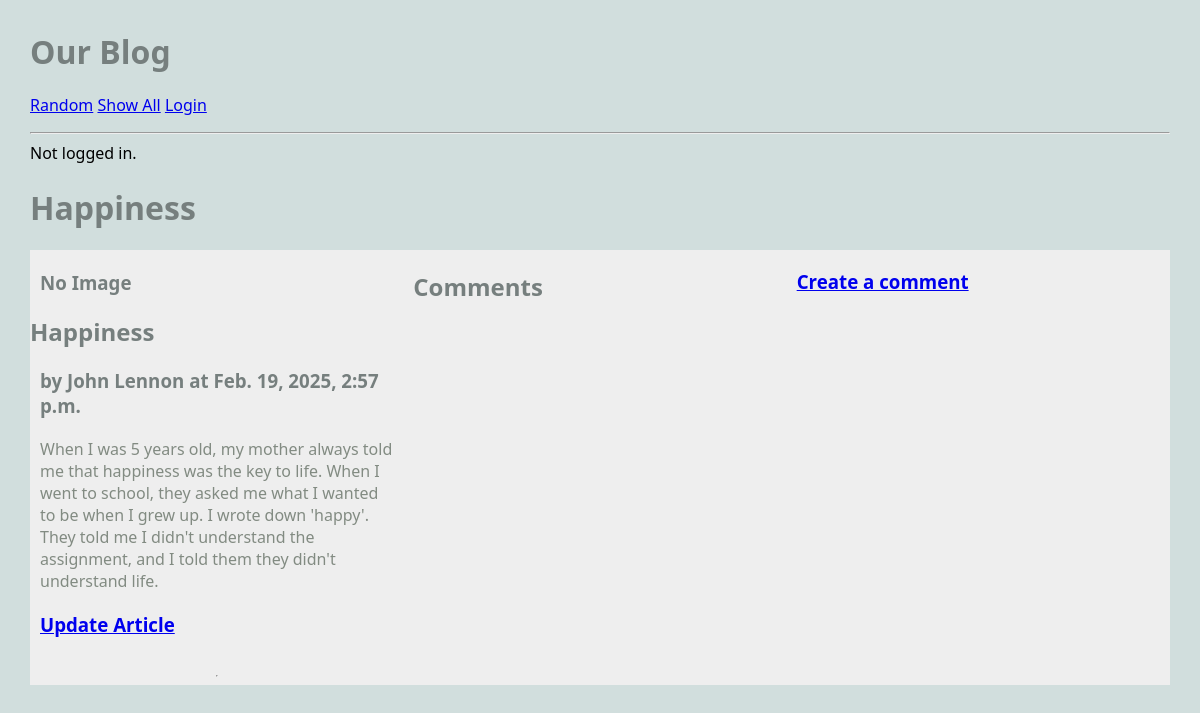
The app's page /blog/article/1, older data.
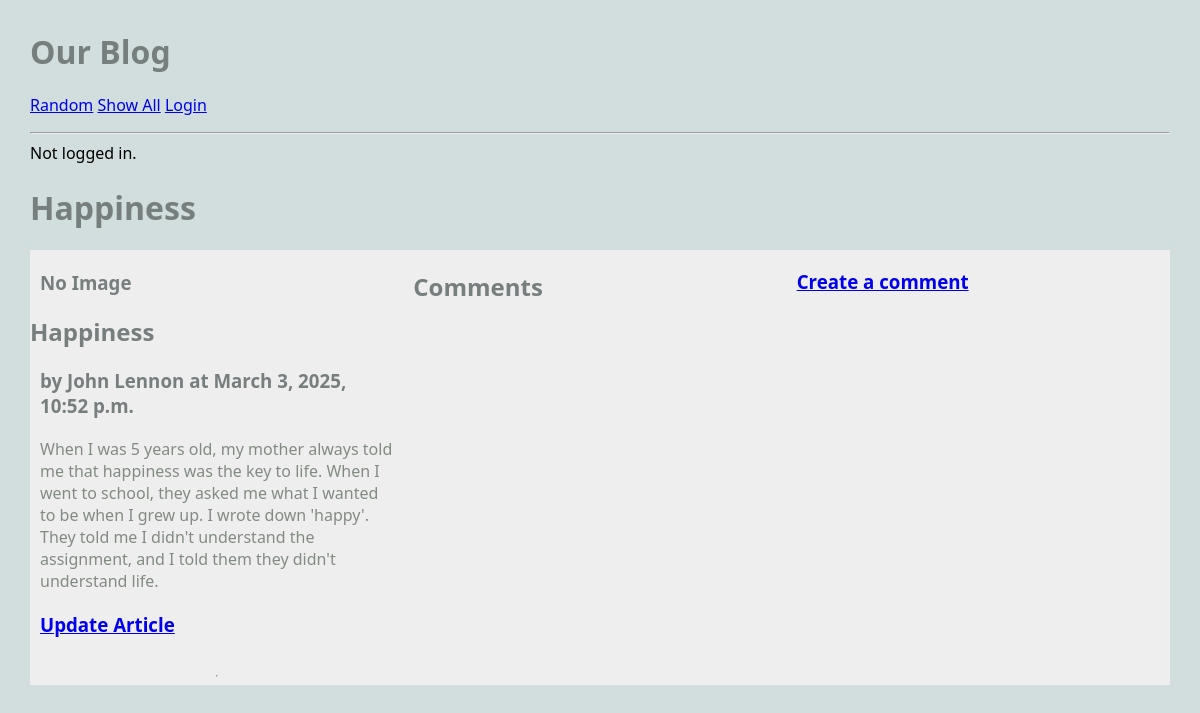
The same page, newer data.
### blog/models.py (models this page shows, shortened)
class Article(models.Model):
    title = models.TextField(blank=True)
    author = models.TextField(blank=True)
    text = models.TextField(blank=True)
    published = models.DateTimeField(auto_now=True)
    image_file = models.ImageField(blank=True) # an actual image
    user = models.ForeignKey(User, on_delete=models.CASCADE) ## NEW
    def get_all_comments(self):
        comments = Comment.objects.filter(article=self)
        return comments

### blog/views.py (the view)
# urls.py: path('article/<int:pk>', ArticleView.as_view(), name='article'),
class ArticleView(DetailView):
    model = Article
    template_name = 'blog/article.html' ## reusing same template!!
    context_object_name = 'article' # note singular variable name

### blog/templates/blog/article.html (shortened to what this page needs)
{% extends 'blog/base.html' %}
{% block content %}
<h1>{{article.title}}</h1>
<main class="grid-container">
   <article>
        {% if article.image_file %}
        <img src="{{article.image_file.url}}" alt="">
        {% else %}
        <h3>No Image</h3>
        {% endif %}
       <div>
           <h2>{{article.title}}</h2>
           <h3>by {{article.author}} at {{article.published}}</h3>
           <p>
               {{article.text}}
           </p>
           <h3>
            <a href="{% url 'update_article' article.pk %}">Update Article</a>
           </h3>
       </div>
    </article>
    <h2>Comments</h2>
    <h3>
        <a href="{% url 'create_comment' article.pk %}">Create a comment</a>
    </h3>
   <hr>
</main>
{% endblock %}

Row changes from the older to the newer data that the page shows:
changed Article "Happiness": published "Feb. 19, 2025, 2:57 p.m." → "March 3, 2025, 10:52 p.m."
